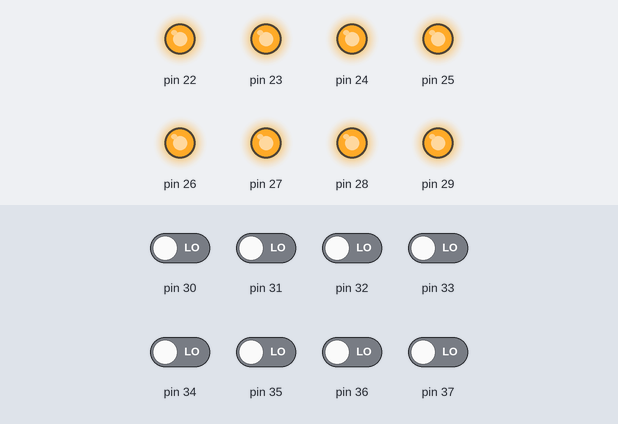
A sketch run on a simulated Arduino Mega 2560, built with avr-gcc and run on an emulated ATmega2560. Shown: output pins drawn as LEDs (lit = HIGH). The inputs (shaded band) are chosen by the test bench; at power-on: pin 30–37 LOW.

Above: at 0.1 s.
Timing chart, 0 to 1.6 s (numbered marks = the images above):
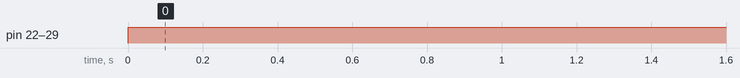

Measured:
- by itself, pin 22–29: LOW → HIGH at 0.00 s

The sketch:

Tonausgabe_Einfach_G9.ino
```cpp
long unterschied = 0;
long interval = 1000;
long start = 0;
int takt = 2000;      //Länge des Takts festlegen
int resetT = 30;

byte rows = 0;
int ges = 0;
//Nummerierung für spalten und Reihen vereinfachen
byte sr1 = B01111111;
byte sr2 = B10111111;
byte sr3 = B11011111;
byte sr4 = B11101111;
byte sr5 = B11110111;
byte sr6 = B11111011;
byte sr7 = B11111101;
byte sr8 = B11111110;


void setup() {
  DDRC = B00000000;
  DDRA = B11111111;
}

void loop() {
  // put your main code here, to run repeatedly:


  lied();


}
//Dienst um einen Ton auszugeben mit den Übergabeparametern reihe und spalte
void spielen(byte reihe, byte spalte) {
   if (PINC == reihe) {
   PORTA = spalte;
  } else {
    PORTA = B11111111;
    }
  }

//Dienst um eine bestimmte Note mit bestimmter Reihe und Spalte auszugeben  mit dem Übergabeparameter für die Länge des zu spielenden Tons
void c4(int val) {
  unterschied = 0;                        //unterschied auf 0 setzten
  start = millis();                       //start vor beginn der while Schleife auf die Millisekunden seit start des Sketches setzen
  while(unterschied<=val) {               //Überprüfen ob Unterschied kleiner oder gleich der länge der Note
    unterschied = millis()-start;         //unterschied auf die millisekunden-start setzen
    spielen(sr4,sr6);                     //mit den Reihen und Spalten der note, diese über den Dienst spielen aufrufen
  }
}

void d4(int val) {
  unterschied = 0;
  start = millis();
  while(unterschied<=val) {
    unterschied = millis()-start;
    spielen(sr4,sr4);
  }
}

void e4(int val) {
  unterschied = 0;
  start = millis();
  while(unterschied<=val) {
    unterschied = millis()-start;
    spielen(sr1,sr2);
  }
}

void f4(int val) {
  unterschied = 0;
  start = millis();
  while(unterschied<=val) {
    unterschied = millis()-start;
    spielen(sr3,sr7);
  }
}

void g4(int val) {
  unterschied = 0;
  start = millis();
  while(unterschied<=val) {
    unterschied = millis()-start;
    spielen(sr3,sr5);
  }
}

void g3(int val) {
  unterschied = 0;
  start = millis();
  while(unterschied<=val) {
    unterschied = millis()-start;
    spielen(sr1,sr1);
  }
}

void a4(int val) {
  unterschied = 0;
  start = millis();
  while(unterschied<=val) {
    unterschied = millis()-start;
    spielen(sr3,sr3);
  }
}

//Alle Spalten in allen Reihen auf 1 setzen
void set1(int val) {
  unterschied = 0;
  start = millis();
  while(unterschied<=val) {
    unterschied = millis()-start;
    spielen(sr1,B11111111);
    spielen(sr2,B11111111);
    spielen(sr3,B11111111);
    spielen(sr4,B11111111);
    spielen(sr5,B11111111);
    spielen(sr6,B11111111);
    spielen(sr7,B11111111);
    spielen(sr8,B11111111);
  }
}

//void spiele3(void note1,void note2,void note3, int t) {
  //ti = t/30;
  //for(int i = 0; i<=ti; i++) {
   // note1(10);
   // note2(10);
    //note3(10);
```

Lied.ino
```cpp
void lied() {
  e4(takt/4-resetT);
  set1(resetT);
  e4(takt/4);
  f4(takt/4);
  g4(takt/4-resetT);
  set1(resetT);
  g4(takt/4);
  f4(takt/4);
  e4(takt/4);
  d4(takt/4);
  c4(takt/4-resetT);
  set1(resetT);
  c4(takt/4);
  d4(takt/4);
  e4(takt/4-resetT);
  set1(resetT);
  e4(takt*3/8);
  d4(takt/8-resetT);
  set1(resetT);
  d4(takt/2);

  set1(resetT);

  e4(takt/4);
  set1(resetT);
  e4(takt/4);
  f4(takt/4);
  g4(takt/4);
  set1(resetT);
  g4(takt/4);
  f4(takt/4);
  e4(takt/4);
  d4(takt/4);
  c4(takt/4);
  set1(resetT);
  c4(takt/4);
  d4(takt/4);
  e4(takt/4);
  set1(resetT);
  d4(takt*3/8);
  c4(takt/8);
  set1(resetT);
  c4(takt/2);

  set1(resetT);

  d4(takt/4);
  set1(resetT);
  d4(takt/4);
  e4(takt/4);
  c4(takt/4);
  d4(takt/4);
  e4(takt/8);
  f4(takt/8);
  e4(takt/4);
  c4(takt/4);
  d4(takt/4);
  e4(takt/8);
  f4(takt/8);
  e4(takt/4);
  d4(takt/4);
  c4(takt/4);
  d4(takt/4);
  g3(takt/4);

  e4(takt/2);
  set1(resetT);
  e4(takt/4);
  f4(takt/4);
  g4(takt/4);
  set1(resetT);
  g4(takt/4);
  f4(takt/4);
  e4(takt/4);
  d4(takt/4);
  c4(takt/4);
  set1(resetT);
  c4(takt/4);
  d4(takt/4);
  e4(takt/4);
  d4(takt*3/8);
  c4(takt/8);
  set1(resetT);
  c4(takt/2);

  set1(takt);
}
```
